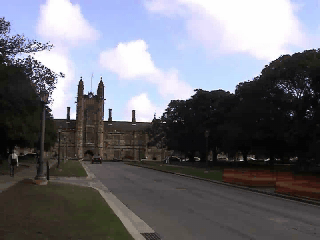
#> input picture frame 100 of COMP3419-W04-Student-Code/COMP3419-W04-Lab-Files/W4LabData/Quadrangle.mov, 320 x 240 px, given in place of monkey.avi, which was not available
$ python generate_figures.py
#> lines starting #> are read from the running program, lines starting #| are printed output that depends on the picture; after the words box and inside, x2 and y2 are one past the last pixel; in counts of white or black regions, pixels touching at a corner belong together; pictures that were not available may be replaced by others from this repository, and a replacement may not be noted
### COMP3419-W04-Student-Code/COMP3419-W04-Lab-Files/video_compositing.py
"""Week 4 video compositing utilities.

The functions in this module deliberately operate on one frame at a time.  A
complete video can therefore be processed without writing an intermediate
directory of TIFF images or keeping every frame in memory.
"""

from __future__ import annotations

from dataclasses import dataclass
from pathlib import Path
from typing import Sequence

import cv2
import numpy as np
from numpy.typing import NDArray


LAB_DIR = Path(__file__).resolve().parent
DATA_DIR = LAB_DIR / "W4LabData"
FOREGROUND_VIDEO = DATA_DIR / "monkey.avi"
BACKGROUND_VIDEO = DATA_DIR / "Quadrangle.mov"

Image = NDArray[np.uint8]


@dataclass(frozen=True)
class VideoInfo:
    """Metadata needed to process a video without hard-coded assumptions."""

    path: Path
    width: int
    height: int
    fps: float
    frame_count: int
    codec: str

    @property
    def duration_seconds(self) -> float:
        return self.frame_count / self.fps


@dataclass(frozen=True)
class BlueScreenKeyer:
    """Parameters for an HSV blue-screen key.

    OpenCV represents hue on [0, 179]. The supplied monkey video's blue screen
    is around 120 in that scale (approximately 240 degrees on a colour wheel).
    """

    lower_hsv: tuple[int, int, int] = (90, 45, 20)
    upper_hsv: tuple[int, int, int] = (140, 255, 255)
    morphology_radius: int = 2
    feather_radius: int = 2

    def __post_init__(self) -> None:
        if any(lo > hi for lo, hi in zip(self.lower_hsv, self.upper_hsv)):
            raise ValueError("Each lower HSV bound must be <= its upper bound")
        if self.morphology_radius < 0 or self.feather_radius < 0:
            raise ValueError("Morphology and feather radii must be non-negative")


@dataclass(frozen=True)
class CompositeReport:
    output_path: Path
    frames_written: int
    fps: float
    width: int
    height: int
    output_codec: str
    mean_screen_fraction: float


def _decode_fourcc(value: int) -> str:
    return "".join(chr((value >> (8 * index)) & 0xFF) for index in range(4)).strip()


def inspect_video(path: str | Path) -> VideoInfo:
    """Read and validate basic video metadata."""

    video_path = Path(path).expanduser().resolve()
    capture = cv2.VideoCapture(str(video_path))
    try:
        if not capture.isOpened():
            raise FileNotFoundError(f"Could not open video: {video_path}")
        width = int(round(capture.get(cv2.CAP_PROP_FRAME_WIDTH)))
        height = int(round(capture.get(cv2.CAP_PROP_FRAME_HEIGHT)))
        fps = float(capture.get(cv2.CAP_PROP_FPS))
        frame_count = int(round(capture.get(cv2.CAP_PROP_FRAME_COUNT)))
        codec = _decode_fourcc(int(capture.get(cv2.CAP_PROP_FOURCC)))
    finally:
        capture.release()

    if width <= 0 or height <= 0:
        raise ValueError(f"Invalid frame size reported for {video_path}")
    if not np.isfinite(fps) or fps <= 0:
        raise ValueError(f"Invalid frame rate reported for {video_path}: {fps}")
    if frame_count <= 0:
        raise ValueError(f"No frames reported for {video_path}")
    return VideoInfo(video_path, width, height, fps, frame_count, codec)


def blue_screen_mask(frame_bgr: Image, keyer: BlueScreenKeyer) -> Image:
    """Return a cleaned uint8 mask: 255 for screen pixels, 0 for foreground."""

    if frame_bgr.ndim != 3 or frame_bgr.shape[2] != 3:
        raise ValueError("Expected a BGR image with shape (height, width, 3)")
    hsv = cv2.cvtColor(frame_bgr, cv2.COLOR_BGR2HSV)
    mask = cv2.inRange(
        hsv,
        np.asarray(keyer.lower_hsv, dtype=np.uint8),
        np.asarray(keyer.upper_hsv, dtype=np.uint8),
    )
    if keyer.morphology_radius:
        size = 2 * keyer.morphology_radius + 1
        kernel = cv2.getStructuringElement(cv2.MORPH_ELLIPSE, (size, size))
        mask = cv2.morphologyEx(mask, cv2.MORPH_OPEN, kernel)
        mask = cv2.morphologyEx(mask, cv2.MORPH_CLOSE, kernel)
    return mask


def foreground_alpha(screen_mask: Image, feather_radius: int = 2) -> NDArray[np.float32]:
    """Convert a screen mask to a soft foreground alpha matte on [0, 1]."""

    if screen_mask.ndim != 2:
        raise ValueError("Expected a single-channel screen mask")
    alpha = 1.0 - screen_mask.astype(np.float32) / 255.0
    if feather_radius:
        size = 2 * feather_radius + 1
        alpha = cv2.GaussianBlur(alpha, (size, size), sigmaX=0)
    return np.clip(alpha, 0.0, 1.0)


def alpha_composite(foreground_bgr: Image, background_bgr: Image, alpha: NDArray) -> Image:
    """Vectorised Porter-Duff 'over' compositing for equally sized BGR frames."""

    if foreground_bgr.shape != background_bgr.shape:
        raise ValueError("Foreground and background frames must have the same shape")
    if alpha.shape != foreground_bgr.shape[:2]:
        raise ValueError("Alpha must match the frame height and width")
    alpha_3d = np.asarray(alpha, dtype=np.float32)[..., None]
    result = (
        foreground_bgr.astype(np.float32) * alpha_3d
        + background_bgr.astype(np.float32) * (1.0 - alpha_3d)
    )
    return np.clip(np.rint(result), 0, 255).astype(np.uint8)


def resize_to_cover(frame: Image, width: int, height: int) -> Image:
    """Resize and centre-crop a frame without changing its aspect ratio."""

    source_height, source_width = frame.shape[:2]
    scale = max(width / source_width, height / source_height)
    resized = cv2.resize(
        frame,
        (int(np.ceil(source_width * scale)), int(np.ceil(source_height * scale))),
        interpolation=cv2.INTER_LINEAR,
    )
    y0 = (resized.shape[0] - height) // 2
    x0 = (resized.shape[1] - width) // 2
    return resized[y0 : y0 + height, x0 : x0 + width]


# [40 lines left out: functions _codec_candidates, open_video_writer, not called in this run]


class _LoopingBackground:
    """Sequential, cached access to a background video on a looping timeline."""

    # [7 lines left out: function __init__, not called in this run]

    def close(self) -> None:
        self.capture.release()

    # [208 lines left out: functions frame_at, composite_videos, validate_video, sample_rgb_frames, plot_samples, not called in this run]

### COMP3419-W04-Student-Code/COMP3419-W04-Lab-Files/generate_figures.py
"""Regenerate the publication figure used by the Week 4 lab sheet.

The figure is derived from the supplied videos and the same keyer settings as
the notebook.  It does not depend on a display server or saved notebook output.
"""

from __future__ import annotations

from pathlib import Path

import cv2
import matplotlib

matplotlib.use("Agg")
import matplotlib.pyplot as plt

from video_compositing import (
    BACKGROUND_VIDEO,
    FOREGROUND_VIDEO,
    BlueScreenKeyer,
    Image,
    alpha_composite,
    blue_screen_mask,
    foreground_alpha,
    inspect_video,
    resize_to_cover,
)


LAB_DIR = Path(__file__).resolve().parent
OUTPUT_PATH = LAB_DIR / "figures" / "chroma_key_pipeline.png"
FRAME_INDEX = 100


def read_frame(path: Path, frame_index: int) -> Image:
    """Decode one indexed frame or fail with a useful error."""

    capture = cv2.VideoCapture(str(path))
    try:
        if not capture.isOpened():
            raise FileNotFoundError(f"Could not open video: {path}")
        capture.set(cv2.CAP_PROP_POS_FRAMES, frame_index)
        ok, frame = capture.read()
        if not ok:
            raise RuntimeError(f"Could not decode frame {frame_index} from {path}")
        return frame
    finally:
        capture.release()


def main() -> int:
    foreground_info = inspect_video(FOREGROUND_VIDEO)
    background_info = inspect_video(BACKGROUND_VIDEO)
    source_time = FRAME_INDEX / foreground_info.fps
    background_index = (
        int(source_time * background_info.fps) % background_info.frame_count
    )

    foreground = read_frame(FOREGROUND_VIDEO, FRAME_INDEX)
#> in read_frame, frame is the input picture: shape (240, 320, 3); mean B, G, R 117.1, 109.6, 109.2
    background = read_frame(BACKGROUND_VIDEO, background_index)
    background = resize_to_cover(
        background,
        foreground_info.width,
        foreground_info.height,
    )

    keyer = BlueScreenKeyer(
        lower_hsv=(90, 45, 20),
        upper_hsv=(140, 255, 255),
        morphology_radius=2,
        feather_radius=2,
    )
    screen_mask = blue_screen_mask(foreground, keyer)
#> in blue_screen_mask, `hsv = cv2.cvtColor(frame_bgr, cv2.COLOR_BGR2HSV)`: hsv: shape (240, 320, 3); mean H, S, V 70.5, 40.4, 122.1
#> in blue_screen_mask, `mask = cv2.inRange( hsv, np.asarray(keyer.lower_hsv, dtype=np.uint8), ..`:
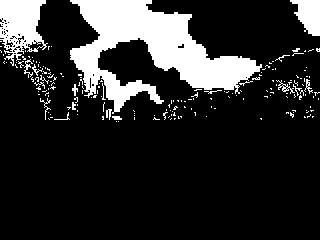
#> mask: shape (240, 320); 17% white; 186 white regions (168 under 20 px), largest, box (x1, y1, x2, y2) and area: (70, 0, 262, 114) 9188, (0, 0, 48, 66) 1912, (290, 0, 320, 36) 716
#> in blue_screen_mask, `mask = cv2.morphologyEx(mask, cv2.MORPH_OPEN, kernel)`:
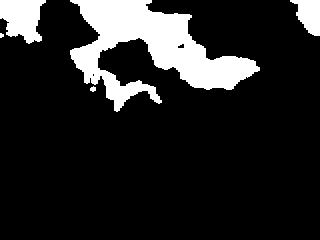
#> mask: shape (240, 320); 14.4% white; 5 white regions (1 under 20 px), largest, box (x1, y1, x2, y2) and area: (70, 0, 260, 112) 8918, (0, 0, 46, 44) 1414, (290, 0, 320, 36) 702, (90, 86, 96, 92) 26
#> in blue_screen_mask, `mask = cv2.morphologyEx(mask, cv2.MORPH_CLOSE, kernel)`:
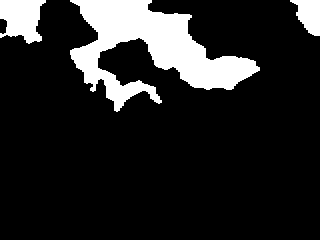
#> mask: shape (240, 320); 14.6% white; 3 white regions, box (x1, y1, x2, y2) and area: (70, 0, 260, 112) 9026, (0, 0, 46, 44) 1446, (290, 0, 320, 36) 704
    alpha = foreground_alpha(screen_mask, keyer.feather_radius)
#> in foreground_alpha, `alpha = cv2.GaussianBlur(alpha, (size, size), sigmaX=0)`:
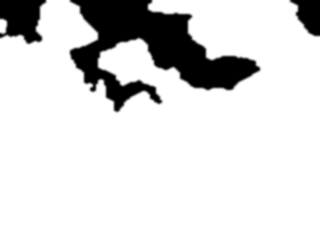
#> alpha: shape (240, 320) float32; min 0, max 1, mean 0.854
    composite = alpha_composite(foreground, background, alpha)

    plt.rcParams.update(
        {
            "font.size": 12,
            "axes.titlesize": 13,
            "axes.titleweight": "bold",
            "figure.facecolor": "white",
        }
    )
    figure, axes = plt.subplots(2, 2, figsize=(12, 7), constrained_layout=True)
    panels = (
        (
            cv2.cvtColor(foreground, cv2.COLOR_BGR2RGB),
            "(a) Foreground frame",
            None,
            None,
        ),
        (screen_mask, "(b) Screen mask", "gray", (0, 255)),
        (alpha, "(c) Foreground alpha", "gray", (0, 1)),
        (
            cv2.cvtColor(composite, cv2.COLOR_BGR2RGB),
            "(d) Alpha composite",
            None,
            None,
        ),
    )
    for axis, (image, title, colour_map, limits) in zip(axes.flat, panels):
        kwargs: dict[str, object] = {}
        if colour_map is not None:
            kwargs["cmap"] = colour_map
        if limits is not None:
            kwargs["vmin"], kwargs["vmax"] = limits
        axis.imshow(image, **kwargs)
        axis.set_title(title)
        axis.axis("off")
#> this loop made 4 passes
#> (title, colour_map, limits) on passes 1 to 4: ('(a) Foreground frame', None, None), ('(b) Screen mask', 'gray', (0, 255)), ('(c) Foreground alpha', 'gray', (0, 1)), ('(d) Alpha composite', None, None)

    figure.suptitle(
        "HSV keying and vectorised alpha compositing "
        f"(foreground {FRAME_INDEX}, background {background_index})",
        fontsize=15,
        fontweight="bold",
    )
    OUTPUT_PATH.parent.mkdir(parents=True, exist_ok=True)
    figure.savefig(
        OUTPUT_PATH,
        dpi=200,
        bbox_inches="tight",
        metadata={"Software": "COMP3419 Week 4 figure generator"},
    )
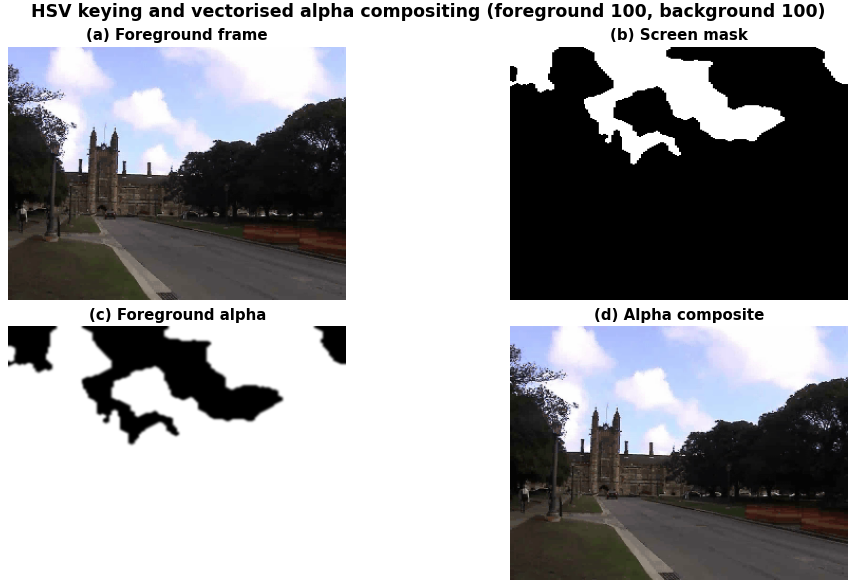
#> figure drawn by matplotlib, 4 panels
    plt.close(figure)
    print(f"Wrote {OUTPUT_PATH.relative_to(LAB_DIR)}")
    return 0


if __name__ == "__main__":
    raise SystemExit(main())
#> (the program exits here)
